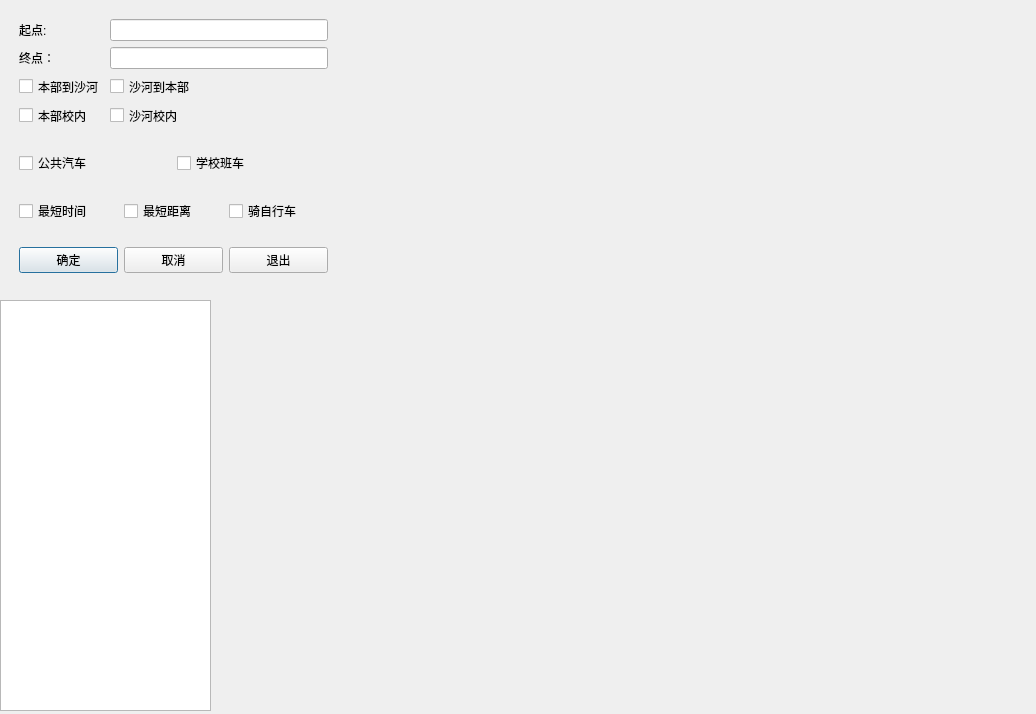
<?xml version="1.0" encoding="UTF-8"?>
<ui version="4.0">
 <class>MapDialog</class>
 <widget class="QDialog" name="MapDialog">
  <property name="geometry">
   <rect>
    <x>0</x>
    <y>0</y>
    <width>1036</width>
    <height>714</height>
   </rect>
  </property>
  <property name="windowTitle">
   <string>Dialog</string>
  </property>
  <widget class="QTextEdit" name="textEdit">
   <property name="geometry">
    <rect>
     <x>0</x>
     <y>300</y>
     <width>211</width>
     <height>411</height>
    </rect>
   </property>
  </widget>
  <widget class="QWidget" name="widget_2" native="true">
   <property name="geometry">
    <rect>
     <x>10</x>
     <y>10</y>
     <width>327</width>
     <height>272</height>
    </rect>
   </property>
   <layout class="QVBoxLayout" name="verticalLayout">
    <item>
     <widget class="QWidget" name="widget" native="true">
      <layout class="QGridLayout" name="gridLayout">
       <item row="0" column="0">
        <widget class="QLabel" name="label">
         <property name="text">
          <string>起点:</string>
         </property>
        </widget>
       </item>
       <item row="0" column="1">
        <widget class="QLineEdit" name="startPlaceEdit"/>
       </item>
       <item row="1" column="0">
        <widget class="QLabel" name="label_2">
         <property name="text">
          <string>终点：</string>
         </property>
        </widget>
       </item>
       <item row="1" column="1">
        <widget class="QLineEdit" name="destinationEdit"/>
       </item>
       <item row="2" column="0">
        <widget class="QCheckBox" name="BenToShacheckBox">
         <property name="text">
          <string>本部到沙河</string>
         </property>
        </widget>
       </item>
       <item row="2" column="1">
        <widget class="QCheckBox" name="ShaToBencheckBox">
         <property name="text">
          <string>沙河到本部</string>
         </property>
        </widget>
       </item>
       <item row="3" column="0">
        <widget class="QCheckBox" name="BencheckBox">
         <property name="text">
          <string>本部校内</string>
         </property>
        </widget>
       </item>
       <item row="3" column="1">
        <widget class="QCheckBox" name="ShacheckBox">
         <property name="text">
          <string>沙河校内</string>
         </property>
        </widget>
       </item>
      </layout>
     </widget>
    </item>
    <item>
     <widget class="QWidget" name="widget_5" native="true">
      <layout class="QHBoxLayout" name="horizontalLayout_3">
       <item>
        <widget class="QCheckBox" name="busCheckBox">
         <property name="text">
          <string>公共汽车</string>
         </property>
        </widget>
       </item>
       <item>
        <widget class="QCheckBox" name="schoolBusCheckBox">
         <property name="text">
          <string>学校班车</string>
         </property>
        </widget>
       </item>
      </layout>
     </widget>
    </item>
    <item>
     <widget class="QWidget" name="widget_4" native="true">
      <layout class="QHBoxLayout" name="horizontalLayout_2">
       <item>
        <widget class="QCheckBox" name="MinTimecheckBox">
         <property name="text">
          <string>最短时间</string>
         </property>
        </widget>
       </item>
       <item>
        <widget class="QCheckBox" name="MinDischeckBox">
         <property name="text">
          <string>最短距离</string>
         </property>
        </widget>
       </item>
       <item>
        <widget class="QCheckBox" name="BikecheckBox">
         <property name="text">
          <string>骑自行车</string>
         </property>
        </widget>
       </item>
      </layout>
     </widget>
    </item>
    <item>
     <widget class="QWidget" name="widget_3" native="true">
      <layout class="QHBoxLayout" name="horizontalLayout">
       <item>
        <widget class="QPushButton" name="searchTheWayButton">
         <property name="text">
          <string>确定</string>
         </property>
        </widget>
       </item>
       <item>
        <widget class="QPushButton" name="cancelSearchButton">
         <property name="text">
          <string>取消</string>
         </property>
        </widget>
       </item>
       <item>
        <widget class="QPushButton" name="exitButton">
         <property name="text">
          <string>退出</string>
         </property>
        </widget>
       </item>
      </layout>
     </widget>
    </item>
   </layout>
  </widget>
  <widget class="QLabel" name="label_3">
   <property name="geometry">
    <rect>
     <x>430</x>
     <y>10</y>
     <width>601</width>
     <height>341</height>
    </rect>
   </property>
   <property name="text">
    <string/>
   </property>
   <property name="pixmap">
    <pixmap resource="../mapPicture/images.qrc">:/new/pic1/campusBenbu.png</pixmap>
   </property>
   <property name="scaledContents">
    <bool>true</bool>
   </property>
  </widget>
  <widget class="QLabel" name="label_4">
   <property name="geometry">
    <rect>
     <x>430</x>
     <y>360</y>
     <width>601</width>
     <height>341</height>
    </rect>
   </property>
   <property name="text">
    <string/>
   </property>
   <property name="pixmap">
    <pixmap resource="../mapPicture/images.qrc">:/new/pic1/campusShahe.jpg</pixmap>
   </property>
   <property name="scaledContents">
    <bool>true</bool>
   </property>
  </widget>
  <widget class="QLabel" name="transportSchedule">
   <property name="geometry">
    <rect>
     <x>210</x>
     <y>300</y>
     <width>211</width>
     <height>411</height>
    </rect>
   </property>
   <property name="text">
    <string/>
   </property>
  </widget>
 </widget>
 <resources>
  <include location="../mapPicture/images.qrc"/>
 </resources>
 <connections/>
</ui>
